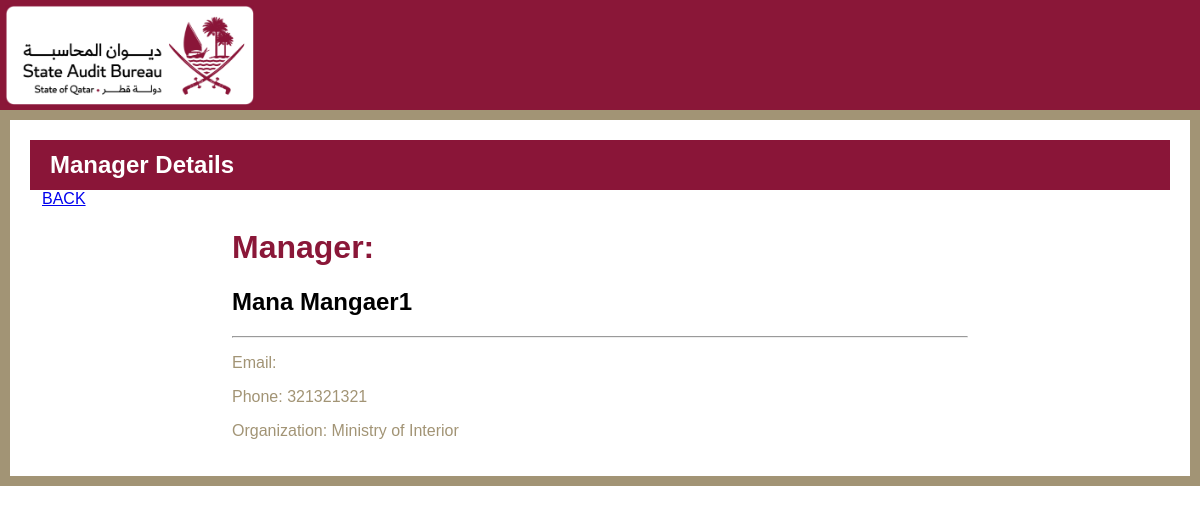
Page /manager/1/ on the committed database.
### base/models.py (models this page shows)
class Manager(models.Model):
    manager = models.OneToOneField(CustomUser, on_delete=models.CASCADE)
    phone = models.CharField(max_length=100)
    organization = models.CharField(max_length=100)
    def __str__(self):
            return self.manager.first_name + ' ' + self.manager.last_name

### accounts/models.py (models this page shows, shortened)
class CustomUser(AbstractUser):
    username = models.CharField(max_length=11, unique=True)
    email = models.EmailField(max_length=254)
    first_name = models.CharField(max_length=30)
    last_name = models.CharField(max_length=30)
    ROLE_CHOICES = (
        ('trainee', 'Trainee'),
        ('admin', 'Admin'),
        ('manager', 'Manager'),
    )
    role = models.CharField(max_length=10, choices=ROLE_CHOICES, default="trainee")
    secret_key = models.CharField(max_length=16, blank=True, null=True)
    USERNAME_FIELD = "username"
    REQUIRED_FIELDS = "email", "first_name", "last_name", "role"

### base/views.py (the view)
# urls.py: path('manager/<int:pk>/', ManagerDetail.as_view(), name="manager"),
class ManagerDetail(DetailView):
    model = Manager
    template_name = 'base/admin_dashboard/manager_detail.html'
    context_object_name = 'manager'

### base/templates/base/admin_dashboard/manager_detail.html (shortened to what this page needs)
{% load static %}
<!DOCTYPE html>
<html>
   <head>
      <link rel="stylesheet" href="https://cdnjs.cloudflare.com/ajax/libs/font-awesome/6.3.0/css/all.min.css" />
	    <link rel="stylesheet" href="https://cdnjs.cloudflare.com/ajax/libs/bootstrap/5.3.0-alpha1/css/bootstrap-grid.min.css" />
    <link rel="stylesheet" href="{% static 'css/reg_style.css' %}">
</head>
   <body>
    <div class="header">
      <div class="logo">
         <img src="{% static 'img/primary-rgb-state-audit-bureau-1@2x.png' %}" alt="Logo">
        </div>
    </div>
    <div class="gold-border container-fluid">
      <div class="maroon-bar">
        <h2>Manager Details</h2>
      </div>
      <div class="container">
        <div class="row justify-content-center">
          <a href="{% url 'managers' %}">BACK</a>
          <div class="col-md-8">
            <div class="card">
              <div class="card-header">
                <h1 style="color:#8A1738" > Manager:</h1>
                <h2 style="color:#000">{{manager}}</h2>
                <hr/>
              </div>
              <div class="card-body" >
                <p> Email: {{manager.email}}</p>
                <p> Phone: {{manager.phone}}</p>
                <p> Organization: {{manager.organization}}</p>
              </div>
            </div>
          </div>
        </div>
      </div>
    </div>
</body>
</html>

### base/static/css/reg_style.css (style rules this page uses)
* { box-sizing: border-box; }
body { margin: 0; font-family: sans-serif; color: #A29475; }
.header { display: flex; justify-content: space-between; align-items: center; padding: 10px; background-color: #8A1738; height: 110px; }
.logo img { height: 100px; left: 5px; position: absolute; top: 5px; }

### base/templates/base/admin_dashboard/manager_detail.html (style rules this page uses)
body { margin: 20px; background-color: #fff; }
.gold-border { border: 10px solid#A29475; padding: 20px; background-color: #fff; }
.maroon-bar { background-color: #8A1538; color: #fff; height: 50px; display: flex; align-items: center; justify-content: flex-start; padding: 0 20px; }
.maroon-bar h2 { margin: 0; font-weight: bold; font-size: 24px; }

### rows in the picture
Manager: manager.last_name "Mana Mangaer1", phone "321321321", organization "Ministry of Interior"
